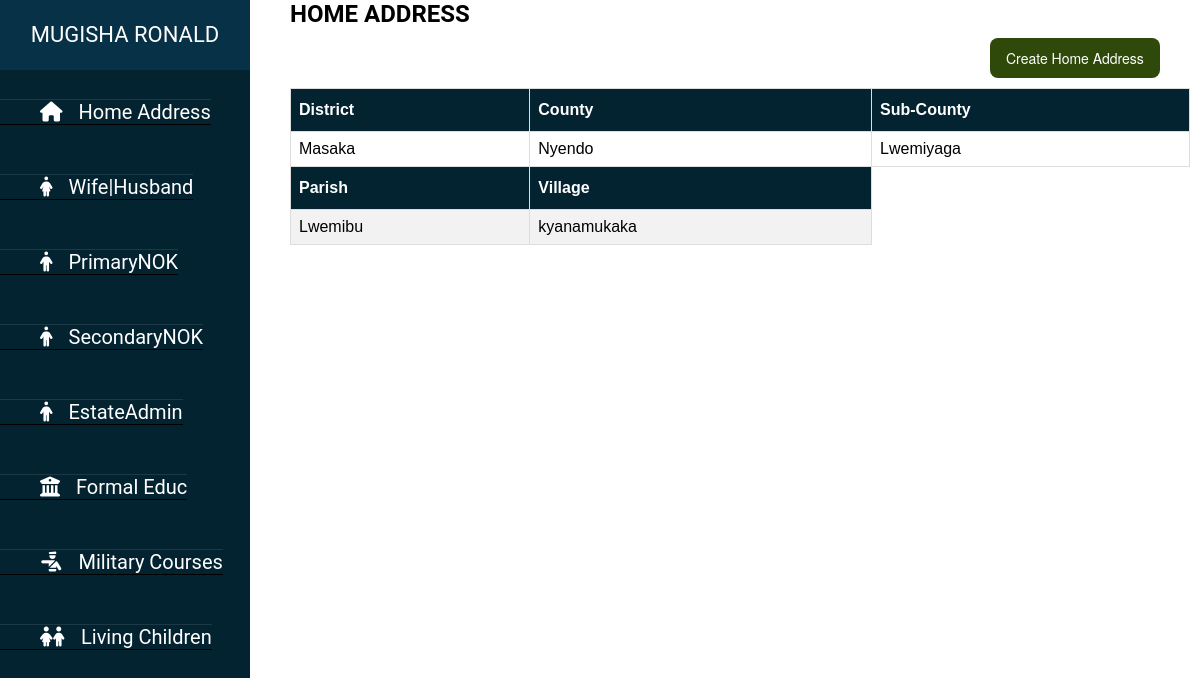
Screenshot of /db/details/6/ with the database file from the repository.
### sdrTest/models.py (models this page shows, shortened)
class Soldier(models.Model):
    army_no = models.CharField(max_length=500)
    rank = models.CharField(max_length=500)
    full_names = models.CharField(max_length=500)
    dateOfBirth = models.DateField(null=True,blank=True)
    formal_educ = models.CharField(max_length=500)
    courses_attnd = models.CharField(max_length=500)
    appointment = models.CharField(max_length=500)
    status = models.CharField(max_length=500)
    created = models.DateTimeField(auto_now_add=True)
    user = models.ForeignKey(User,null=True,on_delete=models.CASCADE,related_name='soldiers')

class Address(models.Model):
    district = models.CharField(max_length=500)
    county = models.CharField(max_length=500)
    sub_county = models.CharField(max_length=500)
    parish = models.CharField(max_length=500)
    vilage = models.CharField(max_length=500)
    soldier = models.ForeignKey(Soldier,null=True,on_delete=models.CASCADE)

### sdrTest/views.py (the view)
# urls.py: path('details/<int:id>/',views.displayDetails,name='details'),
def displayDetails(request,id):
    soldier_id = int(id)
    soldierDetails = Soldier.objects.get(id=soldier_id)
    context = {'soldierDetails':soldierDetails}
    return render(request,'sdrTest/details.html',context)

### sdrTest/templates/sdrTest/details.html (shortened to what this page needs)
{% extends 'base_2.html' %}
  {% block content %}
    <h1>HOME ADDRESS</h1>
    <a href="{% url 'addHomeAddress' soldierDetails.id %}"><button class="button-1" role="button">Create Home Address</button></a>
      <table id="customers">
        <tr>
          <th>District</th>
          <th>County</th>
          <th>Sub-County</th>
        </tr>
          {% for child in soldierDetails.address_set.all %}
          <tr>
            <td>{{child.district}}</td>
            <td>{{child.county}}</td>
            <td>{{child.sub_county}}</td>
          </tr>
          <tr>
            <th>Parish</th>
            <th>Village</th>
          </tr>
          <tr>
            <td>{{child.parish}}</td>
            <td>{{child.vilage}}</td>
          </tr>
        {% endfor %}
      </table>
  {% endblock %}

### static/templates/base_2.html (shortened to what this page needs)
{% load static %}
<!DOCTYPE html>
<html>
<head>
	<link rel="stylesheet" type="text/css" href="{% static 'css/style_2.css' %}">
	<link rel="stylesheet" href="https://cdnjs.cloudflare.com/ajax/libs/font-awesome/6.5.1/css/all.min.css" />
</head>
<body>
	<div class="sidebar">
		<header>{{soldierDetails.full_names}}</header>
		<ul>
			<li><a href="{% url 'homeAddress' %}"><i class="fa-solid fa-house"></i>Home Address</a></li>
			<li><a href="{% url 'spouse' %}"><i class="fas fa-female"></i>Wife|Husband</a></li>
			<li><a href="{% url 'pNOK' %}"><i class="fa-solid fa-person"></i>PrimaryNOK</a></li>
			<li><a href="{% url 'sNOK' %}"><i class="fa-solid fa-person"></i>SecondaryNOK</a></li>
			<li><a href="{% url 'estateAdmin' %}"><i class="fa-solid fa-person"></i>EstateAdmin</a></li>
			<li><a href="{% url 'formalEduc' %}"><i class="fas fa-university"></i>Formal Educ</a></li>
			<li><a href="{% url 'militaryCrse' %}"><i class="fa-solid fa-person-military-pointing"></i>Military Courses</a></li>
			<li><a href="{% url 'livingChldrn' %}"><i class="fa-solid fa-children"></i>Living Children</a></li>
		</ul>
	</div>
	<section>
		{% block content %}
		{% endblock %}
	</section>
</body>
</html>

### sdrTest/templates/sdrTest/details.html (style rules this page uses)
.button-1 { background-color: #2f490b; border-radius: 8px; border-style: none; box-sizing: border-box; color: #FFFFFF; cursor: pointer; display: inline-block; font-family: "Haas Grot Text R Web", "Helvetica Neue", Helvetica, Arial, sans-serif; font-size: 14px; font-weight: 500; height: 40px; line-height: 20px; list-style: none; margin: 0; margin-left: 700px; outline: none; padding: 10px 16px; position: relative; text-align: center; text-decoration: none; transition: color 100ms; vertical-align: baseline; user-select: none; -webkit-user-select: none; touch-action: manipulation; }
#customers { font-family: Arial, Helvetica, sans-serif; border-collapse: collapse; width: 100%; }
#customers td, #customers th { border: 1px solid #ddd; padding: 8px; }
#customers tr:nth-child(even) { background-color: #f2f2f2; }
#customers th { padding-top: 12px; padding-bottom: 12px; text-align: left; background-color: #042331; color: white; }

### static/templates/base_2.html (style rules this page uses)
body { font-family: 'Roboto',sans-serif; }
* { margin: 0; padding: 0; list-style: none; text-decoration: none; margin-bottom: 10px; }
.sidebar { position: absolute; left: 0; width: 250px; height: 100%; background: #042331; transition: all .5s ease; color: white; overflow: auto; }
.sidebar header { font-size: 22px; color: white; text-align: center; line-height: 70px; background: #063146; user-select: none; }
.sidebar ul a { height: 100%; width: 100%; line-height: 65px; font-size: 20px; color: white; padding-left: 40px; box-sizing: border-box; border-top: 1px solid rgba(255, 255, 255, .1); border-bottom: 1px solid black; transition: .4s; }
ul li { cursor: pointer; }
.sidebar ul a i { margin-right: 16px; }
section { background-position: center; background-size: cover; height: 100vh; transition: all .5s; padding-left: 290px; padding-right: 10px; }

### rows the page displays
Soldier: full_names "MUGISHA RONALD"
Address: district "Masaka", county "Nyendo", sub_county "Lwemiyaga", parish "Lwemibu", vilage "kyanamukaka"
